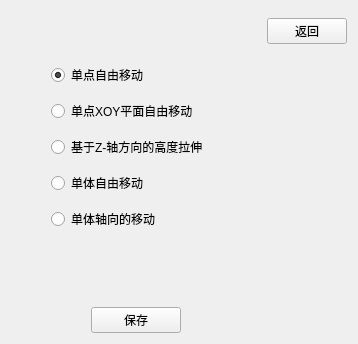
         <widget class="QWidget" name="page_3">
          <layout class="QGridLayout" name="gridLayout_11">
           <property name="verticalSpacing">
            <number>12</number>
           </property>
           <item row="11" column="1" colspan="2">
            <layout class="QHBoxLayout" name="horizontalLayout_13">
             <item>
              <spacer name="horizontalSpacer_12">
               <property name="orientation">
                <enum>Qt::Orientation::Horizontal</enum>
               </property>
               <property name="sizeHint" stdset="0">
                <size>
                 <width>40</width>
                 <height>20</height>
                </size>
               </property>
              </spacer>
             </item>
             <item>
              <widget class="QPushButton" name="area3dDrawSave">
               <property name="minimumSize">
                <size>
                 <width>90</width>
                 <height>24</height>
                </size>
               </property>
               <property name="text">
                <string>保存</string>
               </property>
              </widget>
             </item>
             <item>
              <spacer name="horizontalSpacer_13">
               <property name="orientation">
                <enum>Qt::Orientation::Horizontal</enum>
               </property>
               <property name="sizeHint" stdset="0">
                <size>
                 <width>40</width>
                 <height>20</height>
                </size>
               </property>
              </spacer>
             </item>
            </layout>
           </item>
           <item row="2" column="3">
            <layout class="QHBoxLayout" name="horizontalLayout_12">
             <item>
              <spacer name="horizontalSpacer_7">
               <property name="orientation">
                <enum>Qt::Orientation::Horizontal</enum>
               </property>
               <property name="sizeHint" stdset="0">
                <size>
                 <width>40</width>
                 <height>20</height>
                </size>
               </property>
              </spacer>
             </item>
             <item>
              <widget class="QPushButton" name="leave3dDrawMode">
               <property name="minimumSize">
                <size>
                 <width>55</width>
                 <height>24</height>
                </size>
               </property>
               <property name="text">
                <string>返回</string>
               </property>
               <property name="icon">
                <iconset resource="image.qrc">
                 <normaloff>:/image/back.svg</normaloff>:/image/back.svg</iconset>
               </property>
              </widget>
             </item>
            </layout>
           </item>
           <item row="4" column="1">
            <widget class="QRadioButton" name="pointPlaneMoveEnable">
             <property name="text">
              <string>单点XOY平面自由移动</string>
             </property>
            </widget>
           </item>
           <item row="3" column="1" colspan="2">
            <widget class="QRadioButton" name="pointMoveEnable">
             <property name="text">
              <string>单点自由移动</string>
             </property>
             <property name="checked">
              <bool>true</bool>
             </property>
            </widget>
           </item>
           <item row="2" column="1" colspan="2">
            <spacer name="verticalSpacer_9">
             <property name="orientation">
              <enum>Qt::Orientation::Vertical</enum>
             </property>
             <property name="sizeHint" stdset="0">
              <size>
               <width>20</width>
               <height>40</height>
              </size>
             </property>
            </spacer>
           </item>
           <item row="10" column="1" colspan="2">
            <spacer name="verticalSpacer_8">
             <property name="orientation">
              <enum>Qt::Orientation::Vertical</enum>
             </property>
             <property name="sizeHint" stdset="0">
              <size>
               <width>20</width>
               <height>40</height>
              </size>
             </property>
            </spacer>
           </item>
           <item row="3" column="3" rowspan="7">
            <spacer name="horizontalSpacer_11">
             <property name="orientation">
              <enum>Qt::Orientation::Horizontal</enum>
             </property>
             <property name="sizeHint" stdset="0">
              <size>
               <width>40</width>
               <height>20</height>
              </size>
             </property>
            </spacer>
           </item>
           <item row="6" column="1" colspan="2">
            <widget class="QRadioButton" name="individualMoveEnable">
             <property name="text">
              <string>单体自由移动</string>
             </property>
            </widget>
           </item>
           <item row="7" column="1">
            <widget class="QRadioButton" name="individualAxialMoveEnable">
             <property name="text">
              <string>单体轴向的移动</string>
             </property>
            </widget>
           </item>
           <item row="3" column="0" rowspan="7">
            <spacer name="horizontalSpacer_10">
             <property name="orientation">
              <enum>Qt::Orientation::Horizontal</enum>
             </property>
             <property name="sizeHint" stdset="0">
              <size>
               <width>40</width>
               <height>20</height>
              </size>
             </property>
            </spacer>
           </item>
           <item row="5" column="1">
            <widget class="QRadioButton" name="heightSetEnable">
             <property name="text">
              <string>基于Z-轴方向的高度拉伸</string>
             </property>
            </widget>
           </item>
          </layout>
         </widget>
